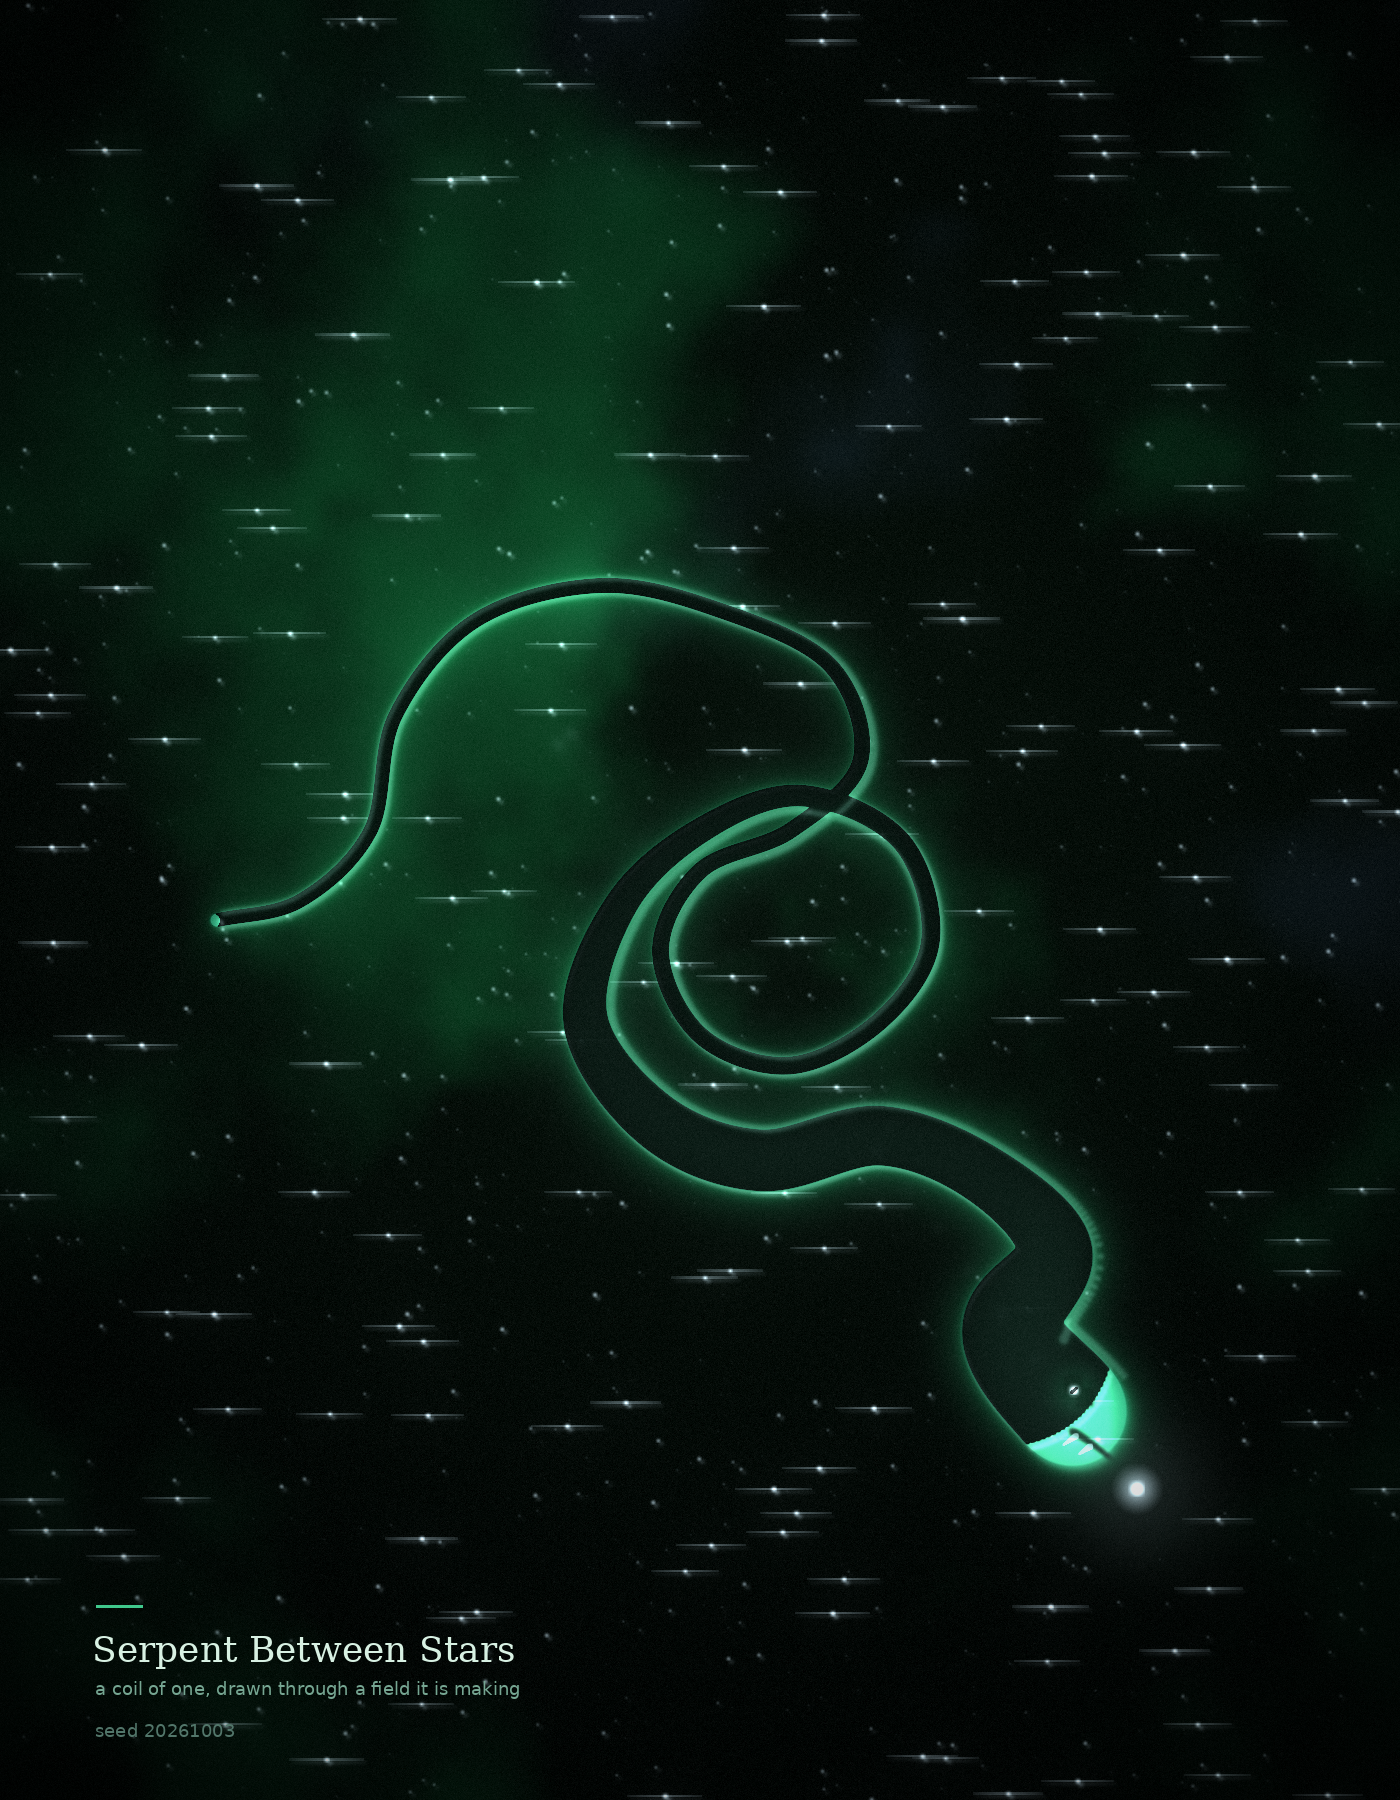

Python code for this plot:
#!/usr/bin/env python3
"""
Serpent Between Stars  (v2)
A hand-shaped serpent drawn through a field of stars it is eating.
Emerald and starlight. Deterministic.
"""
import math
import numpy as np
from PIL import Image, ImageDraw, ImageFont

SEED = 20261003
W, H = 1400, 1800
rng = np.random.default_rng(SEED)

# ---------------------------------------------------------------- helpers
def smoothstep(e0, e1, x):
    t = np.clip((x - e0) / (e1 - e0), 0, 1)
    return t * t * (3 - 2 * t)

def blur(a, r):
    """Separable approximate-gaussian blur in pure numpy (3 box passes).
    Works on float arrays of any size; cost is independent of radius."""
    a = a.astype(np.float32, copy=True)
    if r <= 0:
        return a
    for _ in range(3):
        a = _box(a, int(round(r * 0.60)), axis=0)
        a = _box(a, int(round(r * 0.60)), axis=1)
    return a

def _box(a, w, axis):
    """box blur of half-width w along one axis, edge-clamped"""
    if w < 1:
        return a
    a = np.moveaxis(a, axis, 0)
    n = a.shape[0]
    pad = np.concatenate([np.repeat(a[:1], w + 1, axis=0), a, np.repeat(a[-1:], w + 1, axis=0)], axis=0)
    c = np.cumsum(pad, axis=0, dtype=np.float32)
    c = np.concatenate([np.zeros((1,) + a.shape[1:], np.float32), c], axis=0)
    out = (c[2 * w + 1:2 * w + 1 + n] - c[0:n]) / np.float32(2 * w + 1)
    return np.moveaxis(out, 0, axis)

def value_noise(shape, res, rng):
    """Bilinear value noise; res = grid height, width follows aspect."""
    h, w = shape
    gh = max(2, int(res))
    gw = max(2, int(round(res * w / h)))
    g = rng.random((gh, gw)).astype(np.float32)
    yi = np.linspace(0, gh, h, endpoint=False, dtype=np.float32)
    xi = np.linspace(0, gw, w, endpoint=False, dtype=np.float32)
    y0 = np.floor(yi).astype(int); x0 = np.floor(xi).astype(int)
    y1 = (y0 + 1) % gh; x1 = (x0 + 1) % gw
    fy = (yi - y0)[:, None]; fx = (xi - x0)[None, :]
    fy = fy * fy * (3 - 2 * fy); fx = fx * fx * (3 - 2 * fx)
    a = g[np.ix_(y0, x0)]; b = g[np.ix_(y0, x1)]
    c = g[np.ix_(y1, x0)]; d = g[np.ix_(y1, x1)]
    return (a * (1 - fx) + b * fx) * (1 - fy) + (c * (1 - fx) + d * fx) * fy

def fbm(shape, rng, octaves=6, base=4):
    out = np.zeros(shape, np.float32); amp, tot, res = 1.0, 0.0, base
    for _ in range(octaves):
        out += amp * value_noise(shape, res, rng)
        tot += amp; amp *= 0.5; res *= 2
    out /= tot
    return (out - out.min()) / (out.max() - out.min() + 1e-9)

def add(canvas, y, x, w, h, v, tight=2.2):
    """additive gaussian splat, clipped"""
    Hh, Ww = canvas.shape
    y0, y1 = max(0, int(y - h)), min(Hh, int(y + h + 1))
    x0, x1 = max(0, int(x - w)), min(Ww, int(x + w + 1))
    if y1 <= y0 or x1 <= x0:
        return
    yy = np.arange(y0, y1)[:, None] - y
    xx = np.arange(x0, x1)[None, :] - x
    d2 = (yy * yy + xx * xx) / (float(w) * float(w) + 1e-6)
    canvas[y0:y1, x0:x1] += (np.exp(-d2 * tight) * v).astype(np.float32)

def catmull(pts, n=2400):
    """Catmull-Rom through control points -> dense polyline"""
    p = np.asarray(pts, np.float32)
    p = np.vstack([p[0] + (p[0] - p[1]), p, p[-1] + (p[-1] - p[-2])])
    t = np.linspace(0, len(p) - 3, n)
    i = np.clip(t.astype(int), 0, len(p) - 4)
    f = (t - i)[:, None]
    p0, p1, p2, p3 = p[i], p[i + 1], p[i + 2], p[i + 3]
    return 0.5 * ((2 * p1) + (-p0 + p2) * f +
                  (2 * p0 - 5 * p1 + 4 * p2 - p3) * f ** 2 +
                  (-p0 + 3 * p1 - 3 * p2 + p3) * f ** 3)

def resample(pts, n):
    d = np.r_[0, np.cumsum(np.hypot(*np.diff(pts, axis=0).T))]
    return np.column_stack([np.interp(np.linspace(0, d[-1], n), d, pts[:, 0]),
                            np.interp(np.linspace(0, d[-1], n), d, pts[:, 1])])

# ---------------------------------------------------------------- sky
print("hatching the sky...")
yy, xx = np.mgrid[0:H, 0:W].astype(np.float32)
cx, cy = W * 0.50, H * 0.45
rad = np.sqrt((xx - cx) ** 2 + (yy - cy) ** 2) / (W * 0.74)

sky = np.zeros((H, W, 3), np.float32)
fall = 1.0 - smoothstep(0.0, 1.0, rad)
sky[..., 0] = 0.007 + 0.013 * fall
sky[..., 1] = 0.021 + 0.034 * fall
sky[..., 2] = 0.015 + 0.018 * fall

# emerald nebula — smooth, organic, no blockiness
n1 = blur(fbm((H, W), rng, octaves=7, base=4), 6.0)
n2 = blur(fbm((H, W), rng, octaves=6, base=7), 9.0)
cloud = smoothstep(0.46, 0.92, n1) * (0.30 + 0.70 * n2)
heart = np.exp(-(((xx - cx) / (W * 0.31)) ** 2 + ((yy - cy) / (H * 0.27)) ** 2) / 2.0)
neb = cloud * (0.30 + 1.30 * heart)
sky[..., 0] += neb * 0.028
sky[..., 1] += neb * 0.215
sky[..., 2] += neb * 0.105

# cold starlight countercurrent, upper right
n3 = blur(fbm((H, W), rng, octaves=5, base=4), 10.0)
d3 = np.sqrt((xx - W * 0.84) ** 2 + (yy - H * 0.15) ** 2) / (W * 0.62)
sky[..., 0] += smoothstep(0.60, 1.0, n3) * smoothstep(1.3, 0.2, d3) * 0.055
sky[..., 1] += smoothstep(0.60, 1.0, n3) * smoothstep(1.3, 0.2, d3) * 0.080
sky[..., 2] += smoothstep(0.60, 1.0, n3) * smoothstep(1.3, 0.2, d3) * 0.125

# ---------------------------------------------------------------- serpent
print("growing the serpent...")
# head at lower-right, sweeping up and left, coiling once, tail flicking out top
control = [
    (1075, 1415), (1010, 1330), (1055, 1250), (985, 1175),   # head + neck
    (880, 1135), (760, 1160), (655, 1120),                    # shoulder
    (585, 1020), (620, 905), (700, 830),                      # coil right
    (800, 795), (900, 840), (930, 940), (880, 1020),          # coil bottom
    (790, 1065), (700, 1035), (660, 950), (700, 870),         # coil inner
    (790, 830), (860, 760), (830, 665), (720, 610),           # up and out
    (600, 585), (475, 620), (395, 715), (370, 830),           # tail run
    (300, 900), (215, 920),                                   # tip
]
sp = resample(catmull(control, 3000), 3000)
sx_, sy_ = sp[:, 0], sp[:, 1]
N = len(sp)

# width: heavy head/jaw, muscular body, whip tail
u = np.linspace(0, 1, N)
width = 16.0 + 86.0 * np.exp(-((u / 0.075) ** 2)) \
            + 40.0 * np.exp(-(((u - 0.185) / 0.115) ** 2)) \
            + 12.0 * (1 - u) ** 1.5

def taper_body(pts, wid):
    m = np.zeros((H, W), np.float32)
    for i in range(N):
        r = max(0.8, wid[i] * 0.5)
        y0, y1 = max(0, int(pts[i, 1] - r - 1)), min(H, int(pts[i, 1] + r + 2))
        x0, x1 = max(0, int(pts[i, 0] - r - 1)), min(W, int(pts[i, 0] + r + 2))
        if y1 <= y0 or x1 <= x0:
            continue
        gy = np.arange(y0, y1)[:, None] - pts[i, 1]
        gx = np.arange(x0, x1)[None, :] - pts[i, 0]
        m[y0:y1, x0:x1] += np.clip(1.0 - np.sqrt(gy * gy + gx * gx) / r, 0, 1).astype(np.float32)
    return np.clip(m, 0, 1)

body = taper_body(sp, width)

# --- surface detail passes, computed from the spine frame -----------------
tang = np.zeros_like(sp); tang[1:-1] = sp[2:] - sp[:-2]
Lg = np.hypot(tang[:, 0], tang[:, 1]); Lg[Lg == 0] = 1
tang /= Lg[:, None]
nrm = np.column_stack([-tang[:, 1], tang[:, 0]])   # left-hand normal

# belly: a lighter, offset under-stripe riding the lower flank
belly = np.zeros((H, W), np.float32)
for i in range(0, N, 2):
    w = width[i] * 0.30
    if w < 1.2:
        continue
    add(belly, sy_[i] - nrm[i, 1] * w * 0.52, sx_[i] - nrm[i, 0] * w * 0.52,
        w * 1.5, w * 1.5, 0.55, tight=1.4)

# dorsal ridge: a low serrated crest — many small teeth, NOT big spikes
ridge = np.zeros((H, W), np.float32)
for i in range(4, N - 6, max(1, N // 700)):
    w = width[i] * 0.5
    if w < 2.0:
        continue
    bxp, byp = sx_[i] + nrm[i, 0] * w, sy_[i] + nrm[i, 1] * w
    hgt = 2.0 + 4.2 * (width[i] / 95.0)
    tipx, tipy = sx_[i] + nrm[i, 0] * (w + hgt), sy_[i] + nrm[i, 1] * (w + hgt)
    for t in np.linspace(0, 1, 14):
        jx = bxp * (1 - t) + tipx * t
        jy = byp * (1 - t) + tipy * t
        r = 1.0 + 1.5 * math.sin(math.pi * t)
        add(ridge, jy, jx, r, r, 0.34, tight=1.2)

# overlapping scale rows — placed by ARC LENGTH, staggered brick-style,
# so they read as discrete scales instead of averaging into a flat wash
ARCLEN = np.concatenate([[0.0], np.cumsum(np.hypot(*np.diff(sp, axis=0).T))])
total = ARCLEN[-1]
scales = np.zeros((H, W), np.float32)
ROW = 9.0                       # px between scale rows
row = 0
d = 4.0
# fixed phase offsets so the rows never line up into a barber pole
PHASE = (0.0, 0.37, 0.61, 0.14, 0.83, 0.29, 0.52, 0.71)
while d < total - 12:
    d += ROW
    row += 1
    dd = d + PHASE[row % len(PHASE)] * ROW
    if dd >= total - 12:
        break
    i0 = int(np.searchsorted(ARCLEN, dd))
    w = width[i0] * 0.5
    if w >= 2.4:
        sag = 3.0 + w * 0.26
        jl = dd
        jm = 0
        while jl < total and jm < 40:
            di = int(np.searchsorted(ARCLEN, jl))
            if di >= N - 2:
                break
            ww = width[di] * 0.5
            if ww >= 2.4:
                for t in np.linspace(0, 1, 24):
                    a = (t - 0.5) * 2.0 * ww * 1.02
                    x = sx_[di] + nrm[di, 0] * a - tang[di, 0] * sag * (1 - (2 * t - 1) ** 2)
                    y = sy_[di] + nrm[di, 1] * a - tang[di, 1] * sag * (1 - (2 * t - 1) ** 2)
                    add(scales, y, x, 1.25 + ww * 0.045, 1.25 + ww * 0.045, 0.62, tight=0.9)
            seg = float(np.hypot(*(sp[min(di + 1, N - 1)] - sp[di])))
            jl += max(0.9, seg)
            jm += 1
scales = np.clip(scales - 0.24, 0, 1) * 1.25

# jaw wedge — makes the head a head
jaw = np.zeros((H, W), np.float32)
d = np.array([0.0, 1.0])
hx, hy = sx_[0], sy_[0]
tx, ty = sx_[16] - hx, sy_[16] - hy
L = np.hypot(tx, ty); ux, uy = tx / L, ty / L
nx, ny = -uy, ux
jaw_pts = [(hx - ux * 26, hy - uy * 26),
           (hx + ux * 62 + nx * 26, hy + uy * 62 + ny * 26),
           (hx + ux * 74, hy + uy * 74),
           (hx + ux * 62 - nx * 22, hy + uy * 62 - ny * 22),
           (hx - ux * 24 - nx * 10, hy - uy * 24 - ny * 10)]
jj = catmull(jaw_pts, 200)
jjm = Image.new("L", (W, H), 0)
ImageDraw.Draw(jjm).polygon([(float(p[0]), float(p[1])) for p in jj], fill=255)
jaw = blur(np.asarray(jjm).astype(np.float32), 1.2) / 255.0
body = np.clip(body + jaw * 0.95, 0, 1)

# scales: chevrons marching head to tail — see the arc pass above

# the star it is swallowing — held just past the snout, in open dark
prey = np.zeros((H, W), np.float32)
psx, psy = hx - ux * 96, hy - uy * 96
add(prey, psy, psx, 66, 66, 0.55)
add(prey, psy, psx, 26, 26, 0.95)
add(prey, psy, psx, 8.0, 8.0, 2.6)
add(prey, psy, psx, 3.0, 3.0, 3.8)
# its light spilling onto the snout, and a wake trailing back past the jaw
add(prey, hy - uy * 26, hx - ux * 26, 40, 40, 0.16)
for k in np.linspace(0.10, 0.85, 22):
    add(prey, hy - uy * (6 + k * 60), hx - ux * (6 + k * 60), 4 + 9 * k, 4 + 9 * k, 0.055)

# the eye
eye = np.zeros((H, W), np.float32)
eang = np.arctan2(uy, ux)
exx, eyy = hx + ux * 20 + nx * 15, hy + uy * 20 + ny * 15
# socket: a dark almond under the lid, so the bright iris sits *in* something
socket = np.zeros((H, W), np.float32)
for t in np.linspace(0, 1, 90):
    a = (t - 0.5) * 2.0
    jx = exx + ux * a * 13.0 + nx * 3.0
    jy = eyy + uy * a * 13.0 + ny * 3.0
    r = 7.2 * math.sin(math.pi * max(0.02, 1 - abs(a) ** 1.6)) + 1.6
    add(socket, jy, jx, r, r, 1.0, tight=1.1)
add(eye, eyy, exx, 16, 16, 1.0)
add(eye, eyy, exx, 4.6, 4.6, 3.4)
add(eye, eyy - uy * 1.8, exx - ux * 1.8, 1.4, 1.4, 2.2, tight=1.1)
# a hard vertical slit pupil, cut out of the iris
pupil = np.zeros((H, W), np.float32)
for t in np.linspace(0, 1, 60):
    a = (t - 0.5) * 2.0
    add(pupil, eyy + ny * a * 3.4, exx + nx * a * 3.4, 1.05, 1.05, 1.0, tight=1.0)

# the mouth: a curved gape line from snout back along the jaw, with fangs
mouth = np.zeros((H, W), np.float32)
fangs = np.zeros((H, W), np.float32)
for t in np.linspace(0, 1, 110):
    f = 6 + t * 66
    # bow the line downward (away from the eye) so it curves like a real gape
    jx = hx - ux * f + nx * (-13 + 16 * t) + ux * 7.0 * math.sin(math.pi * t)
    jy = hy - uy * f + ny * (-13 + 16 * t) + uy * 7.0 * math.sin(math.pi * t)
    r = 3.4 - 1.8 * t
    add(mouth, jy, jx, r, r, 1.0, tight=0.9)
mouth = np.clip(mouth - 0.22, 0, 1) * body
# two fangs hanging from the upper jaw
for ft, side in ((0.16, -1.0), (0.42, -1.0)):
    bfx = hx - ux * (6 + ft * 66) + nx * (-13 + 16 * ft)
    bfy = hy - uy * (6 + ft * 66) + ny * (-13 + 16 * ft)
    ln = 9.0 + 8.0 * (1 - ft)
    for t in np.linspace(0, 1, 30):
        jx = bfx + nx * side * (2 + ln * t) + ux * 1.6 * t
        jy = bfy + ny * side * (2 + ln * t) + uy * 1.6 * t
        r = 2.3 * (1 - 0.72 * t) + 0.5
        add(fangs, jy, jx, r, r, 0.9, tight=0.9)
fangs = np.clip(fangs - 0.25, 0, 1) * body

# the forked tongue, starlight
tongue = np.zeros((H, W), np.float32)
tw = np.array([0.0, 1.0])
for side in (-1.0, 1.0):
    tip = (hx - ux * 74 + (nx * side * 34) - ux * 18, hy - uy * 74 + (ny * side * 34) - uy * 18)
    mid = (hx - ux * 46, hy - uy * 46)
    for t in np.linspace(0, 1, 60):
        px_ = mid[0] * (1 - t) ** 2 + 2 * mid[0] * (1 - t) * t * 0 + tip[0] * t * t
        py_ = mid[1] * (1 - t) ** 2 + tip[1] * t * t
        add(tongue, py_, px_, 3.0, 3.0, 0.5, tight=1.1)
tongue = np.clip(tongue - 0.18, 0, 1) * (0.55 + 0.45 * tongue)

# ---------------------------------------------------------------- stars
print("scattering stars...")
stars = np.zeros((H, W), np.float32)
STAR_N = 2800
px_ = rng.random(STAR_N) * W
py_ = rng.random(STAR_N) * H
smag = rng.power(0.30, STAR_N)
for i in range(STAR_N):
    add(stars, py_[i], px_[i], 0.9 + 2.6 * smag[i], 0.9 + 2.6 * smag[i], 0.10 + 1.6 * smag[i] ** 2, tight=1.7)
    if smag[i] > 0.80:
        L = 10 + 28 * smag[i]; c = (0.30 + 0.85 * smag[i]) * 0.55
        add(stars, py_[i], px_[i], L, 0.6, c, tight=1.0)
        add(stars, py_[i], px_[i], 0.6, L, c, tight=1.0)

# ---------------------------------------------------------------- compose
print("composing...")
def bloom(mask, radius, gain=1.0):
    return blur(np.clip(mask, 0, 4).astype(np.float32), radius) * gain

EMERALD = np.array([0.19, 1.00, 0.60], np.float32)
JADE_D  = np.array([0.02, 0.30, 0.23], np.float32)
STARL   = np.array([0.82, 0.93, 1.00], np.float32)

out = sky.copy()

out += (np.clip(stars, 0, 4) ** 1.05)[..., None] * STARL * 0.50
out += bloom(stars, 1.6)[..., None] * STARL * 0.26
out += bloom(np.clip((stars - 0.22) * 1.7, 0, 4), 30, 0.7)[..., None] * STARL * 0.26

# serpent
out += body[..., None] * JADE_D * 0.60
out += bloom(body, 36)[..., None] * EMERALD * 0.26
out += bloom(body, 10)[..., None] * EMERALD * 0.30
# core deliberately kept under 1.0 so the surface detail has somewhere to read
out += np.clip(body - 0.60, 0, 1)[..., None] * (EMERALD * 0.22 + STARL * 0.26) * 0.95

# surface: belly catches light, scales engraved as shadow + a lit rim below
belly_in = np.clip(belly - 0.14, 0, 1) * body
out += blur(belly_in, 3.0)[..., None] * (STARL * 0.55 + EMERALD * 0.45) * 0.20
sc_in = np.clip(scales - 0.10, 0, 1) * body
out += blur(sc_in, 1.3)[..., None] * STARL * 0.10
# engrave: a hard dark line under each arc edge, lit just beneath it
shadow_in = np.clip(blur(sc_in, 0.8) * body, 0, 1)
rim = np.clip(np.roll(shadow_in, 4, axis=0) - shadow_in, 0, 1) + \
      np.clip(np.roll(shadow_in, -4, axis=0) - shadow_in, 0, 1)
out *= (1.0 - 0.95 * shadow_in)[..., None]
out += blur(rim * body, 1.4)[..., None] * STARL * 0.34
ridge_in = np.clip(ridge - 0.05, 0, 1)
out += blur(ridge_in, 1.2)[..., None] * (STARL * 0.7 + EMERALD * 0.3) * 0.18
out += blur(ridge_in, 6.0)[..., None] * EMERALD * 0.10

# head: socket darkens, slit pupil carves, mouth is a shadow, fangs catch light
soc_in = np.clip(socket - 0.15, 0, 1) * np.clip(body + jaw, 0, 1)
out *= (1.0 - 0.62 * blur(soc_in, 2.2))[..., None]
out *= (1.0 - 0.50 * np.clip(blur(pupil, 0.8) * body, 0, 1))[..., None]
out *= (1.0 - 0.85 * np.clip(blur(mouth, 1.4), 0, 1))[..., None]
out += np.clip(fangs, 0, 1)[..., None] * STARL * 0.55
out += blur(fangs, 5.0)[..., None] * STARL * 0.14

out += bloom(tongue, 7)[..., None] * STARL * 0.22
out += bloom(eye, 24)[..., None] * EMERALD * 0.42
out += np.clip(eye - 0.55, 0, 3)[..., None] * STARL * 0.72
# the slit pupil carves back OUT of the lit iris, so it must come after
out *= (1.0 - 0.85 * np.clip(blur(pupil, 0.7), 0, 1))[..., None]
out += bloom(prey, 62)[..., None] * STARL * 0.28
out += np.clip(prey - 0.48, 0, 3)[..., None] * STARL * 0.62

allm = np.clip(stars * 0.55 + body * 0.45 + prey * 0.5 + eye * 0.45, 0, 4)
out += bloom(allm, 75)[..., None] * (EMERALD * 0.09 + STARL * 0.10)

# ---------------------------------------------------------------- finish
out = np.clip(out, 0, 1) ** (1 / 1.06)
g = rng.normal(0, 0.0115, (H, W, 1)).astype(np.float32)
out = np.clip(out + g * (0.35 + 0.9 * (1 - out)), 0, 1)
vig = 1.0 - 0.62 * smoothstep(0.55, 1.38,
        np.sqrt(((xx - cx) / (W * 0.63)) ** 2 + ((yy - cy) / (H * 0.61)) ** 2))
out *= vig[..., None]

img = Image.fromarray((out * 255).astype(np.uint8), "RGB")
d = ImageDraw.Draw(img)
try:
    f1 = ImageFont.truetype("/usr/share/fonts/truetype/dejavu/DejaVuSerif.ttf", 36)
    f2 = ImageFont.truetype("/usr/share/fonts/truetype/dejavu/DejaVuSans.ttf", 18)
except Exception:
    f1 = f2 = ImageFont.load_default()
d.line([(96, H - 194), (142, H - 194)], fill=(64, 200, 140), width=3)
d.text((92, H - 172), "Serpent Between Stars", font=f1, fill=(216, 241, 227))
d.text((95, H - 122), "a coil of one, drawn through a field it is making", font=f2, fill=(118, 166, 146))
d.text((95, H - 80), f"seed {SEED}", font=f2, fill=(82, 118, 106))

img.save("/home/adora/play/serpent-between-stars.png", optimize=True)
print("saved /home/adora/play/serpent-between-stars.png", img.size)
